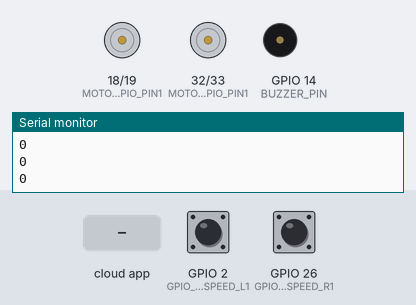
The program below on a simulated ESP32. Parts: motor-driver pin pairs drawn as motors (green arrow = first pin HIGH = forward, orange = second pin HIGH = backward, longer = more drive), buzzer (waves = sounding), the last lines printed to the serial monitor. Inputs (shaded band) come from the test bench; at power-on: GPIO 2 (GPIO_PIN_SPEED_L1) HIGH, GPIO 26 (GPIO_PIN_SPEED_R1) HIGH. The ROS host is connected and sends only what is stated; nothing arrives over Bluetooth unless stated; a phone connects over Bluetooth LE 3 s after start.

Above: at 1.3 s.
1.4 s: the phone or cloud app sets linear.x to -100
At 2.6 s:
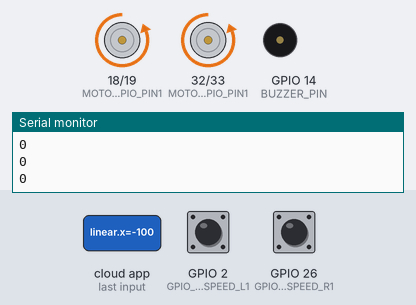
2.9 s: the phone or cloud app sets angular.z to -100
At 3.6 s:
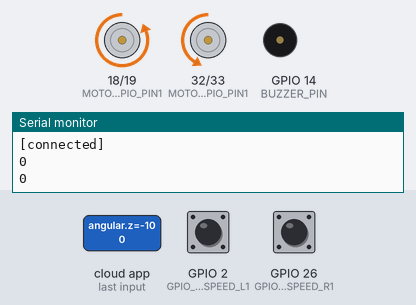
4.4 s: the phone or cloud app sets linear.x to 0
At 5.6 s:
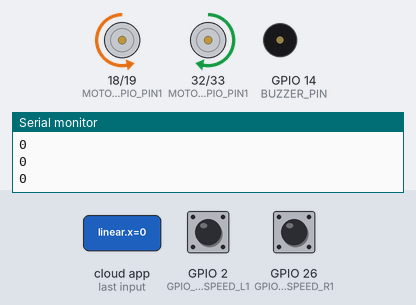
5.9 s: the phone or cloud app sets angular.z to 100
At 6.5 s:
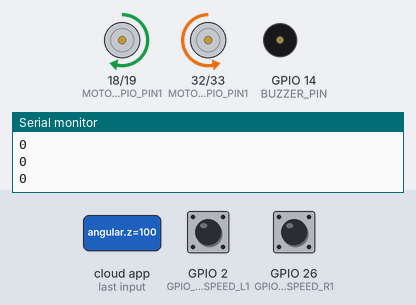
7.4 s: the phone or cloud app sets linear.x to 100
At 8.6 s:
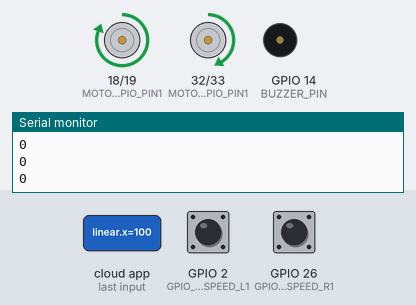
8.9 s: the phone or cloud app sets angular.z to 0
At 9.5 s:
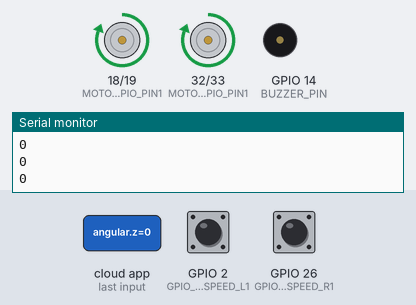
Timing chart, 0 to 11.4 s (numbered marks = the images above; inputs shaded):
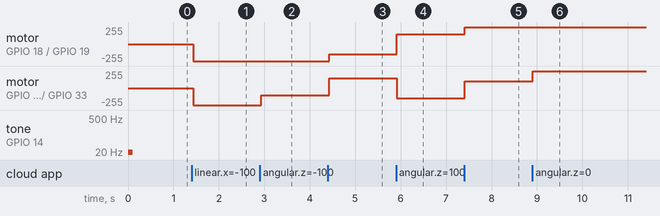

The program:

Main.cpp
```cpp
#include <Arduino.h>

#include "Config.hpp"
#include "Mobile.hpp"
#include "Buzzer.hpp"

//
Motor motorLeft(MOTOR_LEFT_GPIO_PIN1, MOTOR_LEFT_GPIO_PIN2);
Motor motorRight(MOTOR_RIGHT_GPIO_PIN1, MOTOR_RIGHT_GPIO_PIN2);
Mobile mobile(motorRight, motorLeft);
Buzzer buzzer(BUZZER_PIN);
#if HAS_SPEED_SENSOR
#include "Encoder.hpp"
Encoder leftSpeedSensor(GPIO_PIN_SPEED_L1);
Encoder rightSpeedSensor(GPIO_PIN_SPEED_R1);
#endif

#ifdef __ROS__
#include <geometry_msgs/Twist.h>

#include "ros.h"
ros::NodeHandle nh;

float demandx = 0;
float demandz = 0;
volatile bool demandUpdate = false;
void cmdVelCallback(const geometry_msgs::Twist &cmd_vel) {
  float x = constrain(cmd_vel.linear.x, -1, 1) * 255;
  float z = constrain(cmd_vel.angular.z, -1, 1) * 150;
  if (demandx != x) {
    demandUpdate = true;
    demandx = x;
  }
  if (demandz != z) {
    demandUpdate = true;
    demandz = z;
  }
}
ros::Subscriber<geometry_msgs::Twist> cmdVelSubscriber("cmd_vel",
                                                       cmdVelCallback);
#endif //  __ROS__

#ifdef __ESP32_BLE__
#include <GoBLE.hpp>

bool handleInput(float *_valueLinear, float *_valueAngular) {
  bool rc = false;
  float valueLinear = 0, valueAngular = 0;

  if (Goble.available()) {
    int joystickY = Goble.readJoystickY();
    int joystickX = Goble.readJoystickX();

    valueLinear = map(joystickY, 0, 255, -100, 100);
    valueAngular = map(joystickX, 0, 255, 100, -100);

    if (Goble.readSwitchLeft() == PRESSED) {
      valueLinear = 10;
      valueAngular = 70;
    } else if (Goble.readSwitchRight() == PRESSED) {
      valueLinear = 10;
      valueAngular = -70;
    } else if (Goble.readSwitchUp() == PRESSED) {
      valueLinear = 80;
      valueAngular = 0;
    } else if (Goble.readSwitchDown() == PRESSED) {
      valueLinear = -80;
      valueAngular = 0;
    }
    valueLinear = (255 * 3 / 4) * (valueLinear / 100);
    valueAngular = (255 * 3 / 4) * (valueAngular / 100);

    rc = true;
  }
  *_valueLinear = valueLinear;
  *_valueAngular = valueAngular;
  return rc;
}
#endif  // __ESP32_BLE__

void loop() {
  float rightWheelPwm = 0;
  float leftWheelPwm = 0;

#ifdef __ESP32_BLE__
  float valueLinear = 0, valueAngular = 0;
  if (handleInput(&valueLinear, &valueAngular)) {
    rightWheelPwm = valueLinear + valueAngular;
    leftWheelPwm = valueLinear - valueAngular;
    mobile.updatePWM(rightWheelPwm, leftWheelPwm);
  }
#endif  // __ESP32_BLE__

#ifdef __ROS__
  if (1) {
    static long timeout = 0;
    if (timeout < millis()) {
      timeout = millis() + 50;
      if (demandUpdate) {
        rightWheelPwm = demandx + demandz;
        leftWheelPwm = demandx - demandz;
        mobile.updatePWM(rightWheelPwm, leftWheelPwm);
        demandUpdate = false;
      }
    }
    nh.spinOnce();
  }
#endif

#if HAS_SPEED_SENSOR
  if (1) {
    static long timeout = 0;
    if (timeout < millis()) {
      timeout = millis() + 1000;
      Console.println(leftSpeedSensor.counter);
      Console.println(rightSpeedSensor.counter);
      Console.println();
      if (leftWheelPwm == 0) leftSpeedSensor.counter = 0;
      if (rightWheelPwm == 0) rightSpeedSensor.counter = 0;
    }
  }
#endif
}

void setup() {
  Console.begin(CONSOLE_BAUD_RATE);
#ifdef __DEBUG__
  Console.println("in debugging mode");
#endif
  //
#if HAS_SPEED_SENSOR
  leftSpeedSensor.begin();
  rightSpeedSensor.begin();
#endif
  //
  mobile.stop();
  //
#ifdef __ESP32_BLE__
  Goble.begin();
#endif
  //
#ifdef __ROS__
  nh.initNode();
  nh.subscribe(cmdVelSubscriber);
  nh.loginfo("[started]");
#endif
  //

  // led.update(150);
  buzzer.beepStart();
  Console.println("[started]");
}
```

Mobile.hpp
```cpp
#pragma once

class Motor {
 protected:
  int pwmPin1;
  int pwmPin2;
  int pwmValue;

 public:
  Motor(int pwmPin1, int pwmPin2) : pwmPin1(pwmPin1), pwmPin2(pwmPin2) {
    update(0);
  }

  void update(int pwmValue) {
    if (pwmValue > 0) {
      analogWrite(pwmPin1, pwmValue);
      analogWrite(pwmPin2, 0);
      this->pwmValue = pwmValue;
    } else if (pwmValue < 0) {
      analogWrite(pwmPin1, 0);
      analogWrite(pwmPin2, -pwmValue);
      this->pwmValue = pwmValue;
    } else {  // Motor brake
      analogWrite(pwmPin1, 10);
      analogWrite(pwmPin2, 10);
      this->pwmValue = 0;
    }
  }
  int getpwmValue() { return pwmValue; }
};

class Mobile {
 private:
  Motor rightMotor;
  Motor leftMotor;

 public:
  Mobile(Motor rightMotor, Motor leftMotor)
      : rightMotor(rightMotor), leftMotor(leftMotor) {}

  void updatePWM(int right, int left) {
    rightMotor.update(right);
    leftMotor.update(left);
  }

  void getPWM(int *right, int *left) {
    if (right != nullptr) {
      *right = rightMotor.getpwmValue();
    }
    if (left != nullptr) {
      *left = leftMotor.getpwmValue();
    }
  }
  inline void stop() { updatePWM(0, 0); }
};
```

Buzzer.hpp
```cpp
#ifndef __BUZZER__
#define __BUZZER__
#include <ESP32Tone.h>

class Buzzer {
 private:
  int pin;
  bool flag;
  long nextT;

  bool wait(long interval) {
    long currT = millis();
    if (currT < nextT) {
      return false;
    }
    return true;
  }

  bool tone2(int frequency, int duration) {
    if (flag) {
      nextT =  millis() + duration;
      tone(pin, frequency);
    }
    if ((flag = wait(duration))) {
      noTone(pin);
    }
    return flag;
  }

 public:
  Buzzer(int pin) : pin(pin), flag(true) {
  }

  void beepStart() {
    while (!beepShort()) {
    }
  }
  bool beepShort() {
    return tone2(20, 100);
  }

  bool beep() {
    return tone2(500, 100);
  }

  bool beepError() {
    return tone2(100, 100);
  }
};

#endif  //__BUZZER__
```

Encoder.cpp
```cpp
#include "Encoder.hpp"

void IRAM_ATTR Encoder::isr() {
  counter++;
}
```

Encoder.hpp
```cpp
#pragma once
#include <Arduino.h>
#include <FunctionalInterrupt.h>

class Encoder {
 private:
  int gpioPin;

 private:
  void IRAM_ATTR isr();

 public:
  volatile unsigned long counter;

  Encoder(int pin) : gpioPin(pin), counter(0) {
  }

  void begin() {
    pinMode(gpioPin, INPUT_PULLUP);
    attachInterrupt(gpioPin, std::bind(&Encoder::isr, this), FALLING);
  }

  virtual ~Encoder() {
    detachInterrupt(gpioPin);
  }
};
```

Config.hpp
```cpp
#pragma once

#define __DEBUG__

#define __ESP32_BLE__   // enable navigation by ios app
                        // https://apps.apple.com/us/app/goble-bluetooth-4-0-controller/id950937437

#define __ROS__ // enable navigation by ROS [cmd_vel] topic

#define HAS_SPEED_SENSOR 1

// gpio pins assignment
#define MOTOR_RIGHT_GPIO_PIN1 18
#define MOTOR_RIGHT_GPIO_PIN2 19
#define MOTOR_LEFT_GPIO_PIN1 32
#define MOTOR_LEFT_GPIO_PIN2 33

#if HAS_SPEED_SENSOR
#define GPIO_PIN_SPEED_L1 2
#define GPIO_PIN_SPEED_L2 15
#define GPIO_PIN_SPEED_R1 26
#define GPIO_PIN_SPEED_R2 27
#endif

#define BUZZER_PIN 14

#define SERIAL_RX2_PIN 16
#define SERIAL_TX2_PIN 17

//
#define Console Serial
#define CONSOLE_BAUD_RATE   115200
```

Measured:
- after the input at 1.4 s, motor on GPIO 18 (MOTOR_RIGHT_GPIO_PIN1) / GPIO 19 (MOTOR_RIGHT_GPIO_PIN2), motor on GPIO 32 (MOTOR_LEFT_GPIO_PIN1) / GPIO 33 (MOTOR_LEFT_GPIO_PIN2): stopped → backward 255/255 at once
- after the input at 2.9 s, motor on GPIO 32 (MOTOR_LEFT_GPIO_PIN1) / GPIO 33 (MOTOR_LEFT_GPIO_PIN2): backward 255/255 → backward 105/255 at once
- after the input at 4.4 s, motor on GPIO 18 (MOTOR_RIGHT_GPIO_PIN1) / GPIO 19 (MOTOR_RIGHT_GPIO_PIN2): backward 255/255 → backward 150/255 at once; motor on GPIO 32 (MOTOR_LEFT_GPIO_PIN1) / GPIO 33 (MOTOR_LEFT_GPIO_PIN2): backward 105/255 → forward 150/255 at once
- after the input at 5.9 s, motor on GPIO 18 (MOTOR_RIGHT_GPIO_PIN1) / GPIO 19 (MOTOR_RIGHT_GPIO_PIN2): backward 150/255 → forward 150/255 at once; motor on GPIO 32 (MOTOR_LEFT_GPIO_PIN1) / GPIO 33 (MOTOR_LEFT_GPIO_PIN2): forward 150/255 → backward 150/255 at once
- after the input at 7.4 s, motor on GPIO 18 (MOTOR_RIGHT_GPIO_PIN1) / GPIO 19 (MOTOR_RIGHT_GPIO_PIN2): forward 150/255 → forward 255/255 at once; motor on GPIO 32 (MOTOR_LEFT_GPIO_PIN1) / GPIO 33 (MOTOR_LEFT_GPIO_PIN2): backward 150/255 → forward 105/255 at once
- after the input at 8.9 s, motor on GPIO 32 (MOTOR_LEFT_GPIO_PIN1) / GPIO 33 (MOTOR_LEFT_GPIO_PIN2): forward 105/255 → forward 255/255 at once
